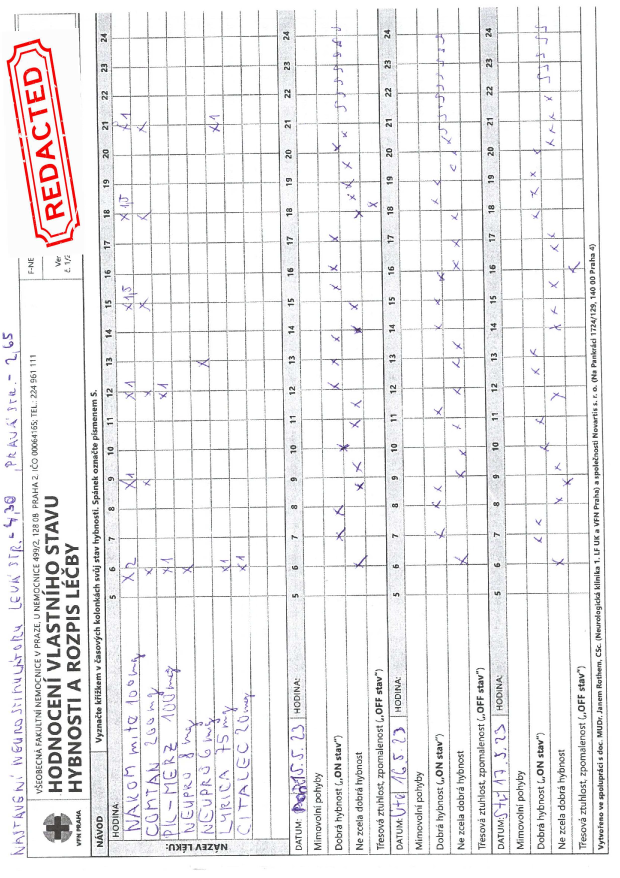
#> input picture Templates/IPDdiaries_scan_07.png, 1240 x 1755 px (shown at 1/2 size)
$ python gui_define_anon_roi.py
#> lines starting #> are read from the running program, lines starting #| are printed output that depends on the picture
from pathlib import Path
import json
import cv2
import numpy as np

TEMPLATE_IMG = Path("Templates/IPDdiaries_scan_07.png")  # šablona 1. strany
OUT_JSON = Path("config/anon_header_rois.json")
PREVIEW_SRC = Path("preprocessed_pages")  # náhled anonymizace se dělá na 1. stránce z této složky

WIN_MAIN = "Anon ROI (táhni myší; ENTER=potvrdit, SPACE=zrušit, U=undo, A=preview on/off, ESC=uložit a konec)"
WIN_PREV = "Preview (A=toggle) — anonymizace zón"

# ===== Pomocné =====

def _safe_destroy(win_name: str):
    try:
        # vrací -1, pokud okno neexistuje; >=0 pokud existuje
        if cv2.getWindowProperty(win_name, cv2.WND_PROP_VISIBLE) >= 0:
            cv2.destroyWindow(win_name)
    except cv2.error:
        pass


def ensure_dir(p: Path):
    p.parent.mkdir(parents=True, exist_ok=True)

def imread_rgb(p: Path):
    img = cv2.imdecode(np.fromfile(str(p), dtype=np.uint8), cv2.IMREAD_COLOR)
#> img is the input picture: shape (1755, 1240, 3); mean B, G, R 238.3, 237.4, 238.7
    if img is None:
        raise RuntimeError(f"Nelze načíst: {p}")
    return cv2.cvtColor(img, cv2.COLOR_BGR2RGB)

# [14 lines left out: functions imwrite_bgr, rect_overlap, not called in this run]

def any_overlap(bbox, boxes):
    return any(rect_overlap(bbox, q) for q in boxes)

# [5 lines left out: function blackout, not called in this run]

# ===== Interaktivní výběr =====

class RoiMaker:
    def __init__(self, base_rgb, scale_max_w=1200, scale_max_h=900):
#> called with scale_max_w = 900, scale_max_h = 700
        self.base = base_rgb
        H, W = base_rgb.shape[:2]
#> H = 1755; W = 1240
        self.scale = min(scale_max_w / W, scale_max_h / H, 1.0)
#> self.scale = 0.399
        self.disp = cv2.resize(base_rgb, (int(W*self.scale), int(H*self.scale)))
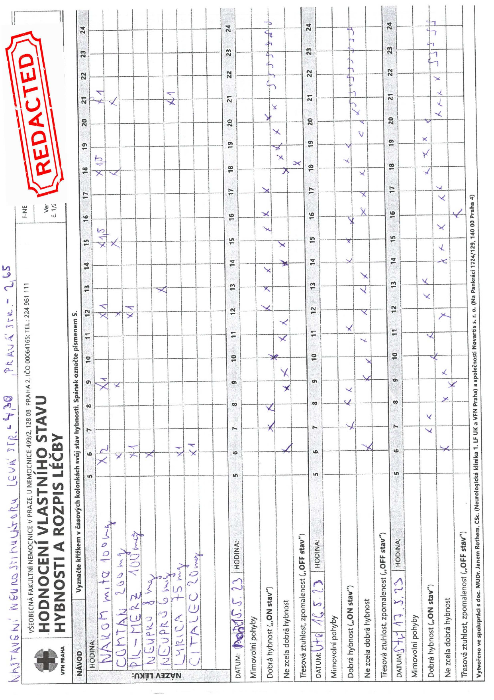
#> self.disp: shape (700, 494, 3); mean R, G, B 238.6, 237.3, 238.2
        self.clone = self.disp.copy()
        self.boxes = []   # [(x,y,w,h)] v PŮVODNÍCH pixelech šablony
        self.drawing = False
        self.pt0 = None
        self.rect_disp = None
        self.preview_on = False
        self.zoom_step = 0.1

        cv2.namedWindow(WIN_MAIN, cv2.WINDOW_AUTOSIZE)
        cv2.setMouseCallback(WIN_MAIN, self._mouse)

        # připrav náhledový obrázek (první stránka z preprocessed_pages)
        self.prev_img_rgb = self._find_preview_image()

    def _find_preview_image(self):
        if PREVIEW_SRC.is_dir():
            pages = sorted(PREVIEW_SRC.glob("*.png"))
            if pages:
                try:
                    return imread_rgb(pages[0])
                except Exception:
                    pass
        return None  # dříve: self.base.copy()

    # [35 lines left out: functions _mouse, _disp_to_src, _redraw_overlay, not called in this run]

    def _update_preview(self):
        if not self.preview_on or self.prev_img_rgb is None:
            _safe_destroy(WIN_PREV)  # dříve: cv2.destroyWindow(WIN_PREV)
            return
        # 1) připrav maskovaný náhled v rozměru šablony (boxy jsou v souřadnicích šablony)
        Hs, Ws = self.base.shape[:2]
        img_src = cv2.resize(self.prev_img_rgb, (Ws, Hs), interpolation=cv2.INTER_AREA)
        masked_src = blackout(img_src, self.boxes, color=(0, 0, 0))
        # 2) zmenši na stejnou velikost jako editor
        dh, dw = self.disp.shape[:2]
        masked_disp = cv2.resize(masked_src, (dw, dh), interpolation=cv2.INTER_AREA)
        cv2.imshow(WIN_PREV, cv2.cvtColor(masked_disp, cv2.COLOR_RGB2BGR))

    def loop(self):
        while True:
            self._update_preview()
            cv2.imshow(WIN_MAIN, cv2.cvtColor(self.disp, cv2.COLOR_RGB2BGR))
            key = cv2.waitKey(20) & 0xFF
#> (key Esc is pressed here)

            # zoom
            if key in (43, ord('=')):  # '+'
                self.scale = min(1.0, self.scale * (1 + self.zoom_step))
                self.disp = cv2.resize(self.base, (int(self.base.shape[1]*self.scale),
                                                   int(self.base.shape[0]*self.scale)))
                self.clone = self.disp.copy()
                self._redraw_overlay()
                continue
            if key == 45:  # '-'
                self.scale = max(0.3, self.scale * (1 - self.zoom_step))
                self.disp = cv2.resize(self.base, (int(self.base.shape[1]*self.scale),
                                                   int(self.base.shape[0]*self.scale)))
                self.clone = self.disp.copy()
                self._redraw_overlay()
                continue

            if key == ord('a'):  # toggle preview
                self.preview_on = not self.preview_on
                if not self.preview_on:
                    _safe_destroy(WIN_PREV)  # dříve: cv2.destroyWindow(WIN_PREV)
                continue

            if key == ord('u'):  # undo
                if self.boxes:
                    self.boxes.pop()
                    self._redraw_overlay()
                continue

            if key == 32:  # SPACE zruš aktuální kreslení
                self.rect_disp = None
                self.disp = self.clone.copy()
                self._redraw_overlay()
                continue

            if key == 13:  # ENTER potvrdit výběr
                if self.rect_disp is not None:
                    cand = self._disp_to_src(self.rect_disp)
                    # zákaz překryvu
                    if any_overlap(cand, self.boxes):
                        # vizuální upozornění (blik červený)
                        tmp = self.disp.copy()
                        x,y,w,h = self.rect_disp
                        cv2.rectangle(tmp, (x,y), (x+w,y+h), (0,0,255), 3)
                        cv2.imshow(WIN_MAIN, cv2.cvtColor(tmp, cv2.COLOR_RGB2BGR))
                        cv2.waitKey(300)
                        # neuložíme
                    else:
                        self.boxes.append(cand)
                        self._redraw_overlay()
                    self.rect_disp = None
                continue

            if key == 27:  # ESC = uložit a konec
                break

        cv2.destroyAllWindows()
        return self.boxes

# ===== Uložení/čtení JSON =====

def save_json(template_img: Path, boxes, out_json: Path):
    cfg = {
        "template_image": str(template_img),
        "rois": [{"name": f"anon_{i+1}", "type": "blackout", "bbox": [x,y,w,h]}
                 for i, (x,y,w,h) in enumerate(boxes)]
    }
    ensure_dir(out_json)
    with open(out_json, "w", encoding="utf-8") as f:
        json.dump(cfg, f, ensure_ascii=False, indent=2)
    print(f"✅ Uloženo: {out_json}  (zón: {len(boxes)})")

def main():
    import argparse
    ap = argparse.ArgumentParser()
    ap.add_argument("--template", type=str, default=str(TEMPLATE_IMG),
                    help="Cesta k šabloně pro definici ROI")
    ap.add_argument("--max-width", type=int, default=900, help="Max šířka okna")
    ap.add_argument("--max-height", type=int, default=700, help="Max výška okna")
    args = ap.parse_args()

    template_path = Path(args.template)
    if not template_path.exists():
        print(f"❌ Nenalezena šablona: {template_path}")
        return

    base = imread_rgb(template_path)
    maker = RoiMaker(base, scale_max_w=args.max_width, scale_max_h=args.max_height)
    boxes = maker.loop()
#> boxes = []
    save_json(template_path, boxes, OUT_JSON)
#> in save_json, `cfg = { "template_image": str(template_img), "rois": [{"name": f"anon_..`: cfg = {'template_image': 'Templates/IPDdiaries_scan_07.png', 'rois': []}
#| ✅ Uloženo: config/anon_header_rois.json  (zón: 0)

if __name__ == "__main__":
    main()

$ run again, with Templates/IPDdiaries_scan_01.png copied over Templates/IPDdiaries_scan_07.png
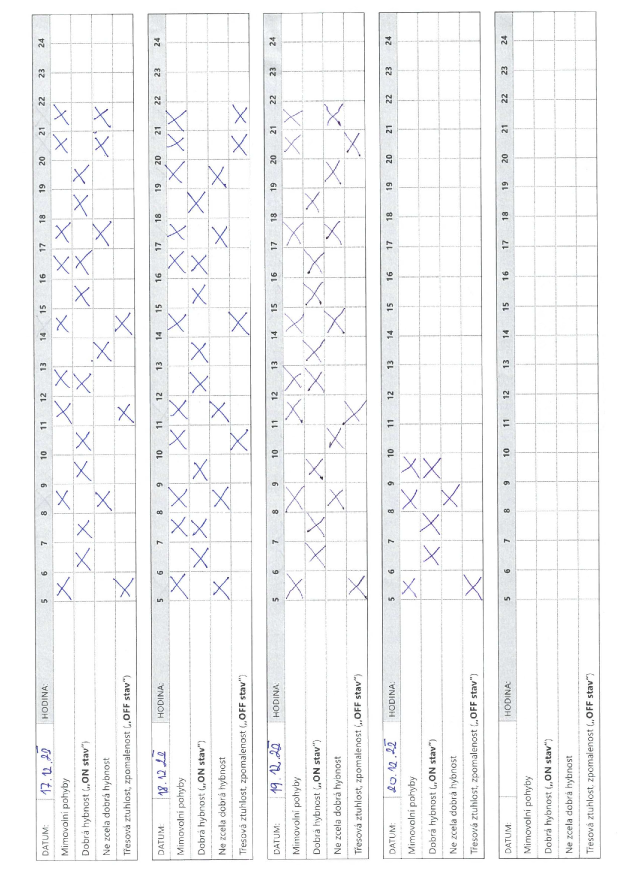
#> input picture Templates/IPDdiaries_scan_01.png, 1240 x 1755 px (shown at 1/2 size)
#> in imread_rgb, img is the input picture: shape (1755, 1240, 3); mean B, G, R 245.6, 244.9, 244.5
#> in __init__, `self.disp = cv2.resize(base_rgb, (int(W*self.scale), int(H*self.scale)))`:
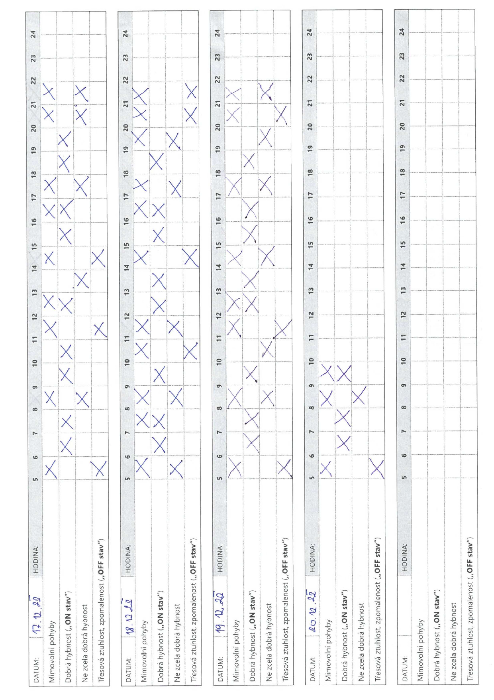
#> self.disp: shape (700, 494, 3); mean R, G, B 244.4, 244.8, 245.5
#> boxes = []
#> cfg = {'template_image': 'Templates/IPDdiaries_scan_07.png', 'rois': []}
#| ✅ Uloženo: config/anon_header_rois.json  (zón: 0)
